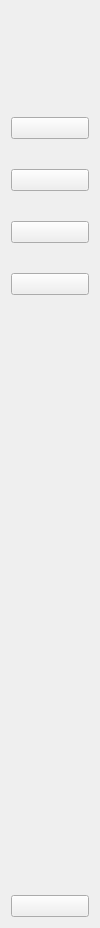
        <widget class="QWidget" name="side_widget_1" native="true">
         <property name="maximumSize">
          <size>
           <width>100</width>
           <height>16777215</height>
          </size>
         </property>
         <layout class="QGridLayout" name="gridLayout_2">
          <item row="0" column="0">
           <layout class="QHBoxLayout" name="horizontalLayout_3">
            <item>
             <spacer name="horizontalSpacer_5">
              <property name="orientation">
               <enum>Qt::Horizontal</enum>
              </property>
              <property name="sizeHint" stdset="0">
               <size>
                <width>13</width>
                <height>20</height>
               </size>
              </property>
             </spacer>
            </item>
            <item>
             <widget class="QLabel" name="logo_1">
              <property name="minimumSize">
               <size>
                <width>50</width>
                <height>50</height>
               </size>
              </property>
              <property name="maximumSize">
               <size>
                <width>50</width>
                <height>50</height>
               </size>
              </property>
              <property name="text">
               <string/>
              </property>
              <property name="pixmap">
               <pixmap resource="resource.qrc">:/icon/icons/MyPatientFirstLogo_Symbol.JPG</pixmap>
              </property>
              <property name="scaledContents">
               <bool>true</bool>
              </property>
             </widget>
            </item>
            <item>
             <spacer name="horizontalSpacer_6">
              <property name="orientation">
               <enum>Qt::Horizontal</enum>
              </property>
              <property name="sizeHint" stdset="0">
               <size>
                <width>18</width>
                <height>20</height>
               </size>
              </property>
             </spacer>
            </item>
           </layout>
          </item>
          <item row="1" column="0">
           <layout class="QVBoxLayout" name="verticalLayout_4">
            <property name="spacing">
             <number>30</number>
            </property>
            <property name="topMargin">
             <number>50</number>
            </property>
            <item>
             <widget class="QPushButton" name="home_btn_1">
              <property name="text">
               <string/>
              </property>
              <property name="icon">
               <iconset resource="resource.qrc">
                <normaloff>:/icon/icons/home.svg</normaloff>:/icon/icons/home.svg</iconset>
              </property>
              <property name="iconSize">
               <size>
                <width>30</width>
                <height>30</height>
               </size>
              </property>
              <property name="checkable">
               <bool>true</bool>
              </property>
              <property name="autoExclusive">
               <bool>true</bool>
              </property>
             </widget>
            </item>
            <item>
             <widget class="QPushButton" name="patient_btn_1">
              <property name="text">
               <string/>
              </property>
              <property name="icon">
               <iconset resource="resource.qrc">
                <normaloff>:/icon/icons/patient.svg</normaloff>:/icon/icons/patient.svg</iconset>
              </property>
              <property name="iconSize">
               <size>
                <width>30</width>
                <height>30</height>
               </size>
              </property>
              <property name="checkable">
               <bool>true</bool>
              </property>
              <property name="autoExclusive">
               <bool>true</bool>
              </property>
             </widget>
            </item>
            <item>
             <widget class="QPushButton" name="visit_btn_1">
              <property name="text">
               <string/>
              </property>
              <property name="icon">
               <iconset resource="resource.qrc">
                <normaloff>:/icon/icons/visit.svg</normaloff>:/icon/icons/visit.svg</iconset>
              </property>
              <property name="iconSize">
               <size>
                <width>30</width>
                <height>30</height>
               </size>
              </property>
              <property name="checkable">
               <bool>true</bool>
              </property>
              <property name="autoExclusive">
               <bool>true</bool>
              </property>
             </widget>
            </item>
            <item>
             <widget class="QPushButton" name="pushButton_3">
              <property name="text">
               <string/>
              </property>
              <property name="icon">
               <iconset resource="resource.qrc">
                <normaloff>:/icon/icons/billings.svg</normaloff>:/icon/icons/billings.svg</iconset>
              </property>
              <property name="iconSize">
               <size>
                <width>30</width>
                <height>30</height>
               </size>
              </property>
              <property name="checkable">
               <bool>true</bool>
              </property>
              <property name="autoExclusive">
               <bool>true</bool>
              </property>
             </widget>
            </item>
           </layout>
          </item>
          <item row="2" column="0">
           <spacer name="verticalSpacer_2">
            <property name="orientation">
             <enum>Qt::Vertical</enum>
            </property>
            <property name="sizeHint" stdset="0">
             <size>
              <width>20</width>
              <height>594</height>
             </size>
            </property>
           </spacer>
          </item>
          <item row="3" column="0">
           <widget class="QPushButton" name="exit_btn_1">
            <property name="text">
             <string/>
            </property>
            <property name="icon">
             <iconset resource="resource.qrc">
              <normaloff>:/icon/icons/exit.svg</normaloff>:/icon/icons/exit.svg</iconset>
            </property>
            <property name="iconSize">
             <size>
              <width>30</width>
              <height>30</height>
             </size>
            </property>
            <property name="checkable">
             <bool>true</bool>
            </property>
            <property name="autoExclusive">
             <bool>true</bool>
            </property>
           </widget>
          </item>
         </layout>
        </widget>
